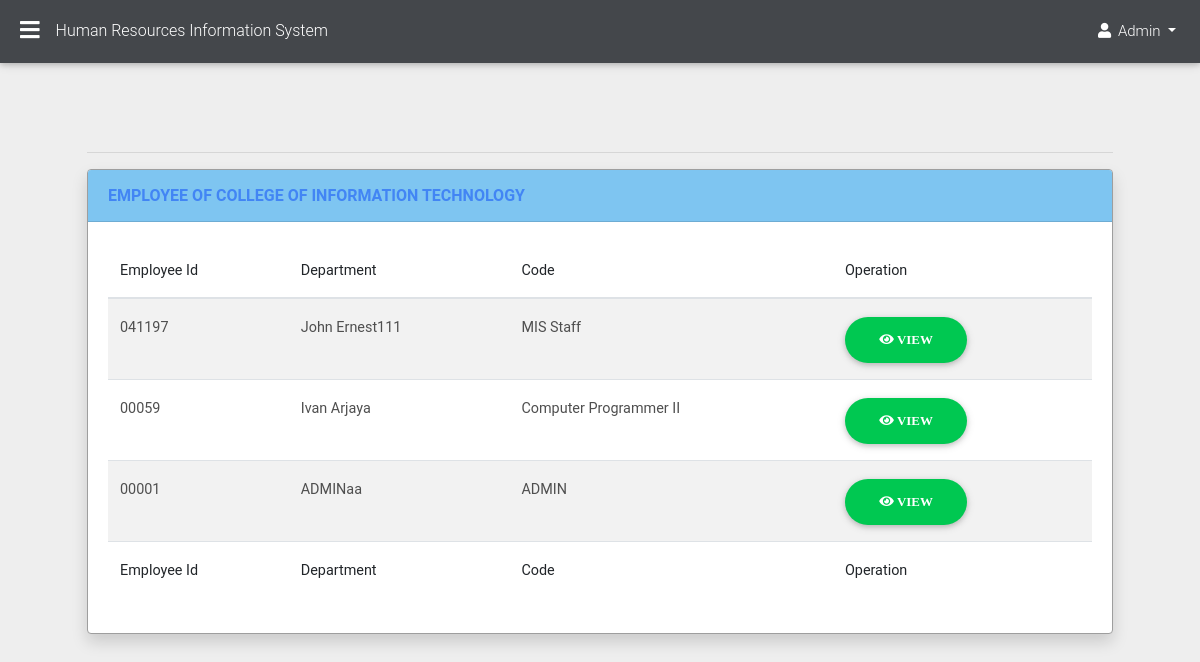
The app's page /HR-ADMIN/page/employee/department_employee.php?edit=1 (signed in) with its own data.
### tables this page shows
CREATE TABLE `department` (
  `dept_id` int(11) NOT NULL,
  `dept_name` varchar(100) NOT NULL,
  `dept_code` varchar(100) NOT NULL
);

CREATE TABLE `account` (
  `Id` int(11) NOT NULL,
  `employee_id` varchar(100) NOT NULL DEFAULT ' ',
  `password` varchar(100) NOT NULL DEFAULT ' ',
  `role` varchar(100) NOT NULL DEFAULT ' ',
  `employee_position` varchar(100) NOT NULL DEFAULT ' ',
  `employee_department` varchar(100) NOT NULL DEFAULT ' ',
  `employee_salarygrade` varchar(100) NOT NULL DEFAULT ' ',
  `employee_salarystep` varchar(100) NOT NULL DEFAULT ' ',
  `employee_salarycos` varchar(100) NOT NULL DEFAULT ' ',
  `employee_type` varchar(100) NOT NULL DEFAULT ' ',
  `employee_status` varchar(100) NOT NULL DEFAULT ' ',
  `employee_start` varchar(100) NOT NULL DEFAULT ' ',
  `employee_active` varchar(100) NOT NULL DEFAULT ' ',
  `employee_history` varchar(100) NOT NULL DEFAULT ' ',
  `dated` varchar(100) NOT NULL DEFAULT ' '
);

CREATE TABLE `emp_profile` (
  `profile_id` int(11) NOT NULL,
  `employee_picture` varchar(100) NOT NULL DEFAULT ' ',
  `employee_firstname` varchar(100) NOT NULL DEFAULT ' ',
  `employee_middlename` varchar(100) NOT NULL DEFAULT ' ',
  `employee_lastname` varchar(100) NOT NULL DEFAULT ' ',
  `employee_extensionname` varchar(100) NOT NULL DEFAULT ' ',
  `employee_datebirth` date NOT NULL,
  `employee_placebirth` varchar(100) NOT NULL DEFAULT ' ',
  `employee_sex` varchar(100) NOT NULL DEFAULT ' ',
  `employee_civilstatus` varchar(100) NOT NULL DEFAULT ' ',
  `employee_height` varchar(100) NOT NULL DEFAULT ' ',
  `employee_weight` varchar(100) NOT NULL DEFAULT ' ',
  `employee_bloodtype` varchar(100) NOT NULL DEFAULT ' ',
  `employee_citizenship` varchar(100) NOT NULL DEFAULT ' ',
  `employee_Rblock` varchar(100) NOT NULL DEFAULT ' ',
  `employee_Rstreet` varchar(100) NOT NULL DEFAULT ' ',
  `employee_Rvillage` varchar(100) NOT NULL DEFAULT ' ',
  `employee_Rbarangay` varchar(100) NOT NULL DEFAULT ' ',
  `employee_Rcity` varchar(100) NOT NULL DEFAULT ' ',
  `employee_Rprovince` varchar(100) NOT NULL DEFAULT ' ',
  `employee_Rzipcode` varchar(100) NOT NULL DEFAULT ' ',
  `employee_Pblock` varchar(100) NOT NULL DEFAULT ' ',
  `employee_Pstreet` varchar(100) NOT NULL DEFAULT ' ',
  `employee_Pvillage` varchar(100) NOT NULL DEFAULT ' ',
  `employee_Pbarangay` varchar(100) NOT NULL DEFAULT ' ',
  `employee_Pcity` varchar(100) NOT NULL DEFAULT ' ',
  `employee_Pprovince` varchar(100) NOT NULL DEFAULT ' ',
  `employee_Pzipcode` varchar(100) NOT NULL DEFAULT ' ',
  `employee_telephone` varchar(100) NOT NULL DEFAULT ' ',
  `employee_contact` varchar(100) NOT NULL DEFAULT ' ',
  `employee_gsis` varchar(100) NOT NULL DEFAULT ' ',
  `employee_pagibig` varchar(100) NOT NULL DEFAULT ' ',
  `employee_philhealth` varchar(100) NOT NULL DEFAULT ' ',
  `employee_sss` varchar(100) NOT NULL DEFAULT ' ',
  `employee_tin` varchar(100) NOT NULL DEFAULT ' ',
  `employee_agency` varchar(225) NOT NULL DEFAULT ' ',
  `employee_email` varchar(225) NOT NULL DEFAULT ' ',
  `account_id` int(11) NOT NULL
);

### HR-ADMIN/page/employee/department_employee.php (the view, shortened to what this page needs)
<?php
include "../sidebar1.php";
if (isset($_GET['edit'])){
    $conn = dbConnect();
    $Id = $_GET['edit'];
    $account = $conn->prepare("SELECT * FROM account INNER JOIN department ON
    account.employee_department = department.dept_name WHERE department.dept_id = $Id ");
    $account->execute();
    $result = $account->fetch(PDO::FETCH_ASSOC);
}
?>
<main>
  <div class="container-fluid">
<br>
<br>
<hr>
<div class="card shadow mb-4 border-left-primary">
    <div class="card-header py-3 ">
        <h6 class="m-0 font-weight-bold text-primary">EMPLOYEE OF <?php echo $result['dept_name'];?></h6>
    </div>
    <div class="card-body">
        <div class="table-responsive">
            <table class="table table-striped deptemp" id="dataTable" width="100%" cellspacing="0">
                <thead>
                    <tr>
                        <th>Employee Id</th>
                        <th>Department</th>
                        <th>Code</th>
                        <th>Operation</th>
                    </tr>
                </thead>
                <tfoot>
                    <tr>
                        <th>Employee Id</th>
                        <th>Department</th>
                        <th>Code</th>
                        <th>Operation</th>
                    </tr>
                </tfoot>
                <tbody>
                <?php
                    $conn = dbConnect();
                    $Id = $_GET['edit'];
                    $account = $conn->prepare("SELECT * FROM account INNER JOIN department ON
                    account.employee_department = department.dept_name
                    INNER JOIN emp_profile ON emp_profile.account_id = account.Id WHERE
                    account.employee_active ='Active' AND department.dept_id = $Id ");
                    $account->execute();
                    while($result = $account->fetch(PDO::FETCH_ASSOC)){
                      echo '<tr>
                              <td>'.$result["employee_id"].'</td>
                              <td>'.$result["employee_firstname"].'</td>
                              <td>'.$result["employee_position"].'</td>
                              <td>   <a href="employee_profile.php?edit='.$result["Id"].'"class="btn btn-success btn-rounded"><span class ="fa fa-eye"> View</a>
                               </td>
                            </tr>';
                    }
                    ?>
                </tbody>
            </table>
        </div>
    </div>
</div>
</div>
</main>

### records on screen
department: dept_name "COLLEGE OF INFORMATION TECHNOLOGY"
account: employee "041197", emp_profile.employee_firstname "John Ernest111", employee_position "MIS Staff"
account: employee "00059", emp_profile.employee_firstname "Ivan Arjaya", employee_position "Computer Programmer II"
account: employee "00001", emp_profile.employee_firstname "ADMINaa", employee_position "ADMIN"

### other values on screen
$_SESSION['role'] "Admin"
